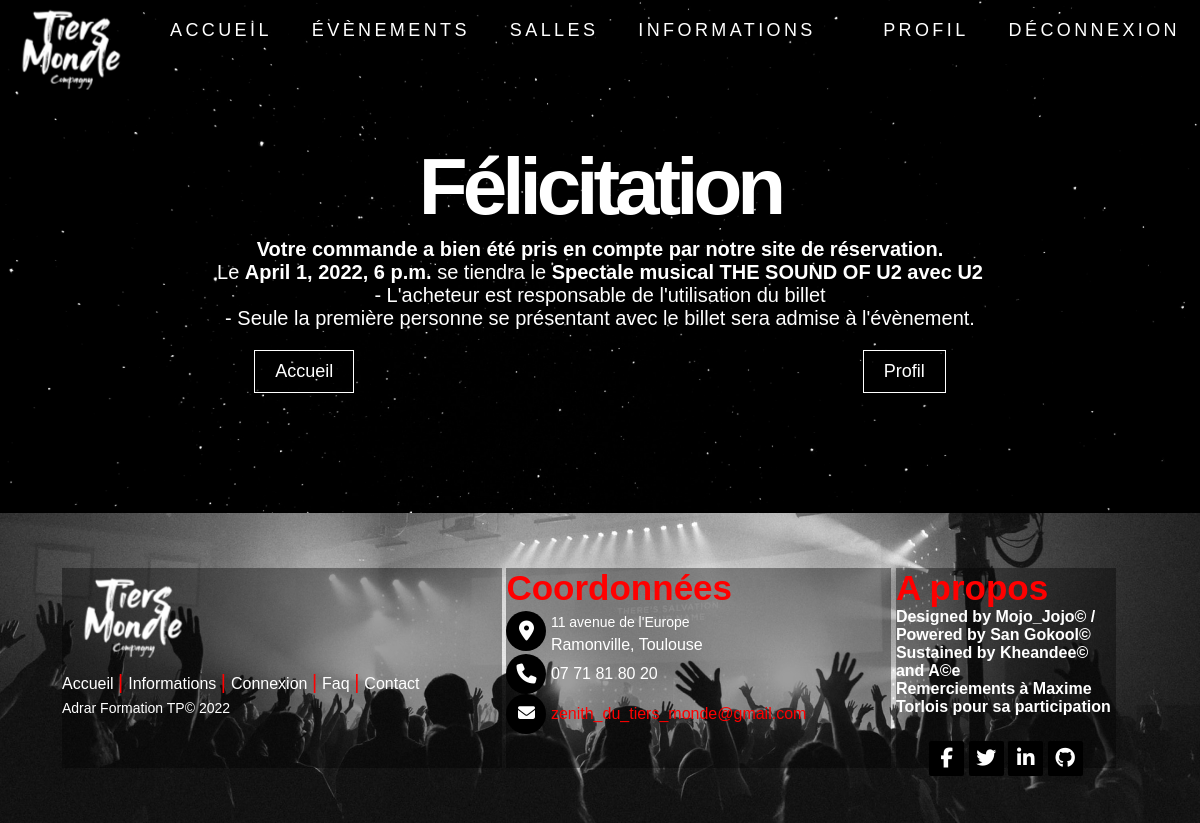
The app's page /event/1/detail/acheter/ (signed in) with its own data.
### event/models.py (models this page shows, shortened)
class Groups(models.Model):
    name_group = models.CharField(max_length=50)
    type_group = models.CharField(max_length=50)
    artist = models.ManyToManyField(Artist)
    pics_group = models.ImageField(upload_to='picsArtist', blank=True)

class Events(models.Model):
    name_event = models.CharField(max_length=50)
    av_ticket = models.IntegerField(default=0)
    begin_date = models.DateTimeField("Date de debut d'event")
    end_date = models.DateTimeField("Date de fin d'event")
    description_event = models.CharField(max_length=255, null=True, blank=True)
    type = models.ForeignKey(EventType, on_delete=models.CASCADE)
    group = models.ManyToManyField(Groups,blank=True)
    users = models.ManyToManyField(User, through='Achat', blank=True)

class EventType(models.Model):
    name_type = models.CharField(max_length=50)
    def __str__(self):
        return self.name_type

### event/views.py (the view)
# urls.py: path('<int:event_id>/detail/acheter/', views.acheter, name='acheter'),
def acheter(request, event_id):
    event = Events.objects.get(pk=event_id)
    try:
        achat = Achat.objects.get(user = request.user, event = event)
    except Achat.DoesNotExist:
        achat = event.users.add(request.user)
    finally:
        achat = Achat.objects.get(event = event, user = request.user)
        achat.billets_user += 1
        event.av_ticket -=1
    event.save()
    achat.save()
    context = { 'event':event }
    return render(request, 'event/acheter.html', context)

### event/templates/event/acheter.html
{% extends 'event/index.html' %}
{% load static %}
{% block contenue %}
<h1 class="title4">Félicitation</h1>
{% for group in event.group.all %}
<h1 class="p_detail"">Votre commande a bien été pris en compte par notre site de réservation.</h1>
<p class="p_detail">Le <strong>{{ event.begin_date }}</strong> se tiendra le <strong>{{ event.type }} {{ event.name_event }} avec {{ group.name_group }}</strong>
  <br>
  - L'acheteur est responsable de l'utilisation du billet
  <br>
  - Seule la première personne se présentant avec le billet sera admise à l'évènement.
</p>
{% endfor %}
<div class="boutonIndex">
    <a class="fancy-btn" href="{% url 'event:index' %}">Accueil</a>
    <a class="fancy-btn" href="{% url 'event:profil' %}">Profil</a>
</div>
{% endblock %}

### event/static/event/style.css (style rules this page uses)
* { margin: 0; padding: 0; box-sizing: border-box; font-family: 'Noe Display', sans-serif; }
body { background-image:url(./images/nick-nice-dfvyCHzbA5g-unsplash.jpg); background-position: center; background-size: cover; width: 100vw; height: 100vh; }
.title4 { text-align: center; color: #fff; font-size: 80px; font-family: 'Rocked', sans-serif; text-transform: capitalize; letter-spacing: -5px; padding: 5px; animation: showup 7s forwards; }
.boutonIndex { display: flex; }
.fancy-btn { position: relative; padding: 10px 20px; border: 1.2px solid #fff; color: #fff; font-size: 18px; text-decoration: none; margin: 20px auto; transition: color 0.4s; }
.fancy-btn:after { content: " "; border: 2px solid rgba(0, 0, 0, 0); display: inline-block; width: 100%; height: 100%; position: absolute; top: 0; left: 0; right: 0; bottom: 0; margin: auto; transition: all 0.4s; }
.p_detail { color: #fff; font-size: 20px; text-align: center; }

### records on screen
Groups: name_group "U2"
Events: begin_date "April 1, 2022, 6 p.m.", type "Spectale musical", name_event "THE SOUND OF U2"
